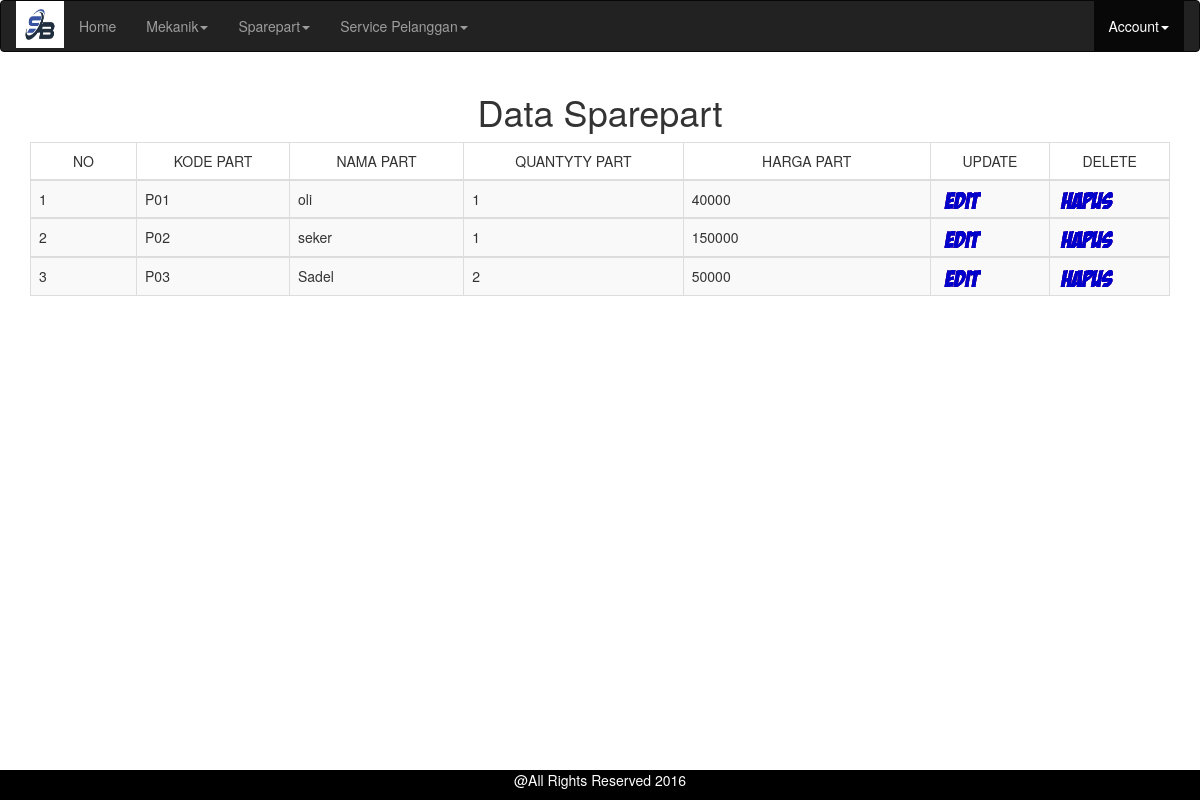
Page /datapart.php (signed in) on the committed database.
### tables this page shows
CREATE TABLE `part` (
  `KODE_PART` varchar(5) NOT NULL,
  `NAMA_PRT` varchar(20) DEFAULT NULL,
  `QUANTITY_PRT` int(11) DEFAULT NULL,
  `HARGA_PRT` varchar(10) DEFAULT NULL
);

### datapart.php (the view, shortened to what this page needs)
<?php
if(!isset($_SESSION['idnya'])){
  header('location:login.php');}
else{
?>
<!DOCTYPE html>
<html lang="en">
  <head>
    <link href="bootstrap.min.css" rel="stylesheet">
    <link href="datatables.min.css" rel="stylesheet">
    <link href="stylee.css" rel="stylesheet">
  </head>
<body>
<nav class="navbar navbar-inverse">
  <div class="container-fluid">
    <div class="navbar-header">
       <img alt="Brand" src="blem.jpg" alt="Brand" width="48" height="47"/>
    </div>
    <div class="collapse navbar-collapse" id="bs-example-navbar-collapse-1">
      <ul class="nav navbar-nav">
        <li><a href="home.php">Home</a></li>
        <li class="dropdown">
          <a href="#" class="dropdown-toggle" data-toggle="dropdown" role="button" aria-haspopup="true" aria-expanded="false">Mekanik<span class="caret"></span></a>
        </li>
        <li class="dropdown">
          <a href="#" class="dropdown-toggle" data-toggle="dropdown" role="button" aria-haspopup="true" aria-expanded="false">Sparepart<span class="caret"></span></a>
        </li>
        <li class="dropdown">
          <a href="#" class="dropdown-toggle" data-toggle="dropdown" role="button" aria-haspopup="true" aria-expanded="false">Service Pelanggan<span class="caret"></span></a>
        </li>
        </ul>
        <ul class="nav navbar-nav navbar-right">
        <li class="dropdown active">
          <a href="#" class="dropdown-toggle" data-toggle="dropdown" role="button" aria-haspopup="true" aria-expanded="false">Account<span class="caret"></span><span class="sr-only">(current)</span></a>
        </li>
      </ul>
    </div>
  </div>
</nav>
<div class="container">
  <div class="row">
    <div class="col-sm-12 text-center">
    <h1>Data Sparepart</h1>
    </div>
  <div class="col-sm-12">
      <div class="table-responsive">
        <table class="table table-hover table-striped table-bordered">
              <thead>
              <tr class="text-center">
                <td width="70"><font id="data">NO</font></td>
                <td width="101"><font id="data">KODE PART</font></td>
                <td width="115"><font id="data">NAMA PART</font></td>
                <td width="145"><font id="data">QUANTYTY PART</font></td>
                <td width="163"><font id="data">HARGA PART</font></td>
                <td width="79"><font id="data">UPDATE</font></td>
                <td width="79"><font id="data">DELETE</font></td>
              </tr>
              </thead>
              <?php
              include'koneksi.php';
              $nomer=1;
              $ambil=mysqli_query($koneksi,"select * from part");
              while($tampil=mysqli_fetch_array($ambil))
              {
              ?>
              <tbody>
              <tr>
                <td><font id="font"><?php echo"$nomer";$nomer++;?></font></td>
                <td><font id="font"><?php echo"$tampil[KODE_PART]";?></font></td>
                <td><font id="font"><?php echo"$tampil[NAMA_PRT]";?></font></td>
                <td><font id="font"><?php echo"$tampil[QUANTITY_PRT]";?></font></td>
                <td><font id="font"><?php echo"$tampil[HARGA_PRT]";?></font></td>
                <td><a href="editpart.php?<?php echo"idnya=$tampil[KODE_PART]";?>"><img src="edit.png"/></a></td>
                <td><a href="deletpart.php?<?php echo"idnya=$tampil[KODE_PART]";?>" onClick="return confirm('Anda Yakin Ingin Menghapusnya. . . ? ? ?')"><img src="hapus.png"/></a></td>
              </tr>
              </tbody>
              <?php
        }
        ?>
            </table>
        </div>
    </div>
  </div>
</div>
<div class="container-fluid navbar-fixed-bottom">
  <div class="row copyright text-center">
    <p>@All Rights Reserved 2016</p>
  </div>
</div>
</body>
</html>
<?php
}
?>

### stylee.css (style rules this page uses)
.copyright { background-color: #000000; padding:0%; }
.copyright p { color: #FFFFFF; }
table { border-color:#0000FF; border-style:inherit; }

### rows in the picture
part: KODE_PART "P01", NAMA_PRT "oli", QUANTITY_PRT "1", HARGA_PRT "40000"
part: KODE_PART "P02", NAMA_PRT "seker", QUANTITY_PRT "1", HARGA_PRT "150000"
part: KODE_PART "P03", NAMA_PRT "Sadel", QUANTITY_PRT "2", HARGA_PRT "50000"
